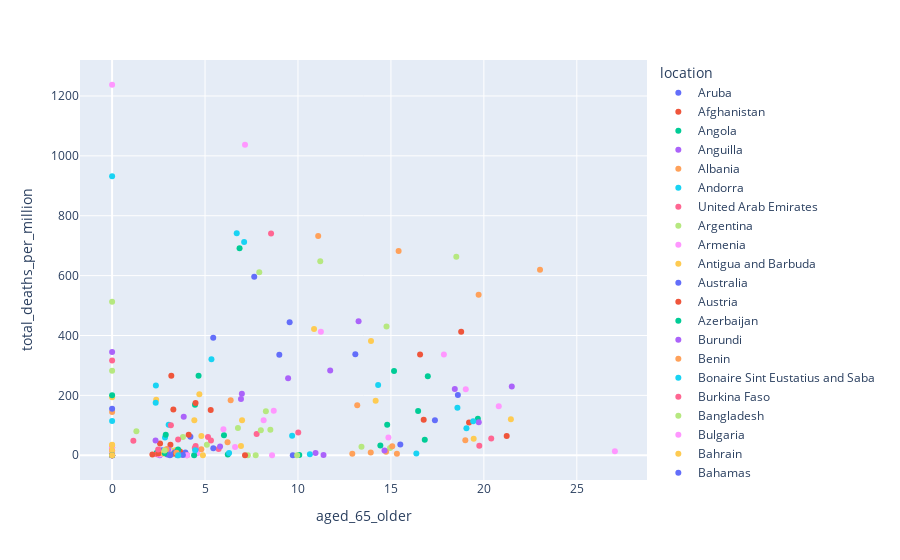

Notebook source saved alongside this figure:
### Code cell
def scatter_plot(date, col1, col2):
    tot_df = pd.DataFrame(columns = ['date', 'location', col1, col2])
    for c in country_df:
        temp_df = owid_df[(owid_df['location']==c) & (owid_df['date']==date)][['date', 'location', col1, col2]]
        tot_df = tot_df.append(temp_df, ignore_index = True).fillna(0)
    tot_df.set_index('date', inplace=True)
    
    fig = px.scatter(data_frame=tot_df, x=col2, 
                     y=col1, color="location", trendline="ols",
                 hover_data=['location'])
    fig.show()
    
    return tot_df

scatter_plot('2020-10-27', 'total_deaths_per_million', 'aged_65_older')
